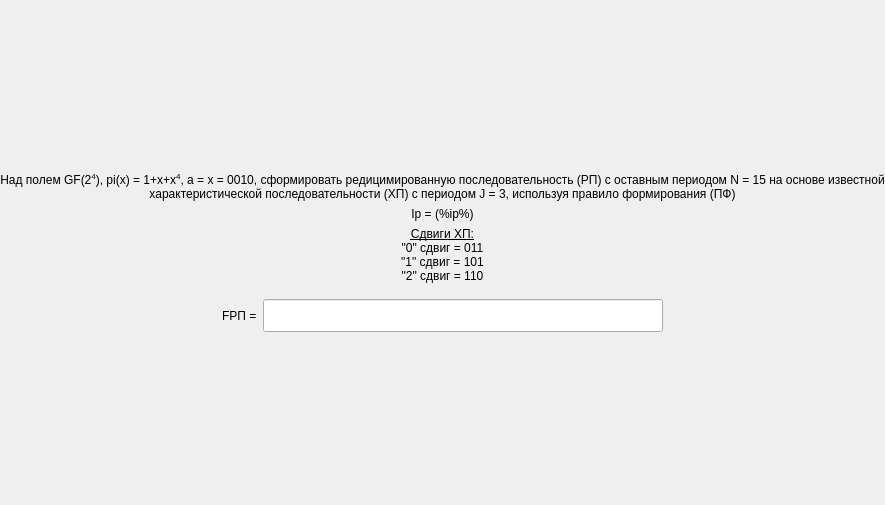
<?xml version="1.0" encoding="UTF-8"?>
<ui version="4.0">
 <class>ScreenTask9</class>
 <widget class="QFrame" name="ScreenTask9">
  <property name="geometry">
   <rect>
    <x>0</x>
    <y>0</y>
    <width>885</width>
    <height>505</height>
   </rect>
  </property>
  <property name="windowTitle">
   <string>Frame</string>
  </property>
  <layout class="QGridLayout" name="gridLayout">
   <property name="leftMargin">
    <number>0</number>
   </property>
   <property name="topMargin">
    <number>0</number>
   </property>
   <property name="rightMargin">
    <number>0</number>
   </property>
   <property name="bottomMargin">
    <number>0</number>
   </property>
   <item row="0" column="0">
    <layout class="QVBoxLayout" name="verticalLayout">
     <item>
      <spacer name="verticalSpacer_2">
       <property name="orientation">
        <enum>Qt::Vertical</enum>
       </property>
       <property name="sizeHint" stdset="0">
        <size>
         <width>0</width>
         <height>0</height>
        </size>
       </property>
      </spacer>
     </item>
     <item>
      <widget class="QLabel" name="title">
       <property name="styleSheet">
        <string notr="true">font: 75 20pt &quot;MS Shell Dlg 2&quot;;</string>
       </property>
       <property name="text">
        <string>Над полем GF(2&lt;sup&gt;4&lt;/sup&gt;), pi(x) = 1+x+x&lt;sup&gt;4&lt;/sup&gt;, a = x = 0010, сформировать редицимированную последовательность (РП) с оставным периодом N = 15 на основе известной характеристической последовательности (ХП) с периодом J = 3, используя правило формирования (ПФ)</string>
       </property>
       <property name="alignment">
        <set>Qt::AlignCenter</set>
       </property>
       <property name="wordWrap">
        <bool>true</bool>
       </property>
      </widget>
     </item>
     <item>
      <widget class="QLabel" name="titleIp">
       <property name="styleSheet">
        <string notr="true">font: 75 16pt &quot;MS Shell Dlg 2&quot;;</string>
       </property>
       <property name="text">
        <string>Ip = (%ip%)</string>
       </property>
       <property name="alignment">
        <set>Qt::AlignCenter</set>
       </property>
       <property name="wordWrap">
        <bool>true</bool>
       </property>
      </widget>
     </item>
     <item>
      <widget class="QLabel" name="title_3">
       <property name="styleSheet">
        <string notr="true">font: 75 16pt &quot;MS Shell Dlg 2&quot;;</string>
       </property>
       <property name="text">
        <string>&lt;u&gt;Сдвиги ХП:&lt;/u&gt;&lt;br&gt;&quot;0&quot; сдвиг = 011&lt;br&gt;&quot;1&quot; сдвиг = 101&lt;br&gt;&quot;2&quot; сдвиг = 110</string>
       </property>
       <property name="alignment">
        <set>Qt::AlignCenter</set>
       </property>
       <property name="wordWrap">
        <bool>true</bool>
       </property>
      </widget>
     </item>
     <item>
      <spacer name="verticalSpacer_3">
       <property name="orientation">
        <enum>Qt::Vertical</enum>
       </property>
       <property name="sizeType">
        <enum>QSizePolicy::Minimum</enum>
       </property>
       <property name="sizeHint" stdset="0">
        <size>
         <width>0</width>
         <height>10</height>
        </size>
       </property>
      </spacer>
     </item>
     <item>
      <layout class="QHBoxLayout" name="horizontalLayout_3">
       <item>
        <spacer name="horizontalSpacer_5">
         <property name="orientation">
          <enum>Qt::Horizontal</enum>
         </property>
         <property name="sizeHint" stdset="0">
          <size>
           <width>0</width>
           <height>0</height>
          </size>
         </property>
        </spacer>
       </item>
       <item>
        <widget class="QLabel" name="label_10">
         <property name="styleSheet">
          <string notr="true">font: 75 16pt &quot;MS Shell Dlg 2&quot;;</string>
         </property>
         <property name="text">
          <string>FРП =</string>
         </property>
        </widget>
       </item>
       <item>
        <widget class="QLineEdit" name="inputFRP">
         <property name="sizePolicy">
          <sizepolicy hsizetype="Fixed" vsizetype="Fixed">
           <horstretch>0</horstretch>
           <verstretch>0</verstretch>
          </sizepolicy>
         </property>
         <property name="minimumSize">
          <size>
           <width>400</width>
           <height>0</height>
          </size>
         </property>
         <property name="font">
          <font>
           <family>MS Shell Dlg 2</family>
           <pointsize>16</pointsize>
           <weight>9</weight>
           <italic>false</italic>
           <bold>false</bold>
          </font>
         </property>
         <property name="styleSheet">
          <string>font: 75 16pt &quot;MS Shell Dlg 2&quot;;</string>
         </property>
         <property name="maxLength">
          <number>15</number>
         </property>
         <property name="alignment">
          <set>Qt::AlignCenter</set>
         </property>
        </widget>
       </item>
       <item>
        <spacer name="horizontalSpacer_6">
         <property name="orientation">
          <enum>Qt::Horizontal</enum>
         </property>
         <property name="sizeHint" stdset="0">
          <size>
           <width>0</width>
           <height>0</height>
          </size>
         </property>
        </spacer>
       </item>
      </layout>
     </item>
     <item>
      <spacer name="verticalSpacer">
       <property name="orientation">
        <enum>Qt::Vertical</enum>
       </property>
       <property name="sizeHint" stdset="0">
        <size>
         <width>0</width>
         <height>0</height>
        </size>
       </property>
      </spacer>
     </item>
    </layout>
   </item>
  </layout>
 </widget>
 <resources/>
 <connections/>
</ui>
